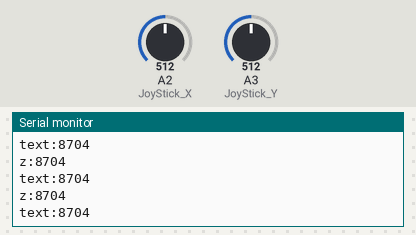
The sketch below on a simulated Arduino Uno, built with avr-gcc and run on an emulated ATmega328P. On the bench: the last lines printed to the serial monitor. Inputs (shaded band) come from the test bench; at power-on: A2 (JoyStick_X) = 512, A3 (JoyStick_Y) = 512. No radio packets arrive unless stated.

Above: at 1.3 s.
1.4 s: A2 (JoyStick_X) set to 716
At 1.9 s:
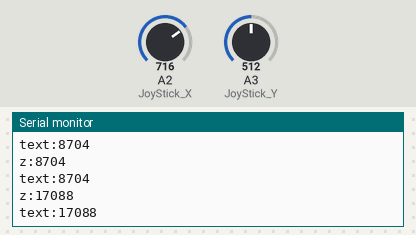
2.9 s: A3 (JoyStick_Y) set to 716
At 3.4 s:
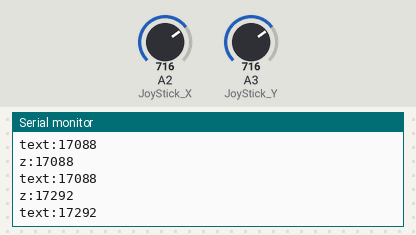
4.4 s: A2 (JoyStick_X) set to 900
At 4.9 s:
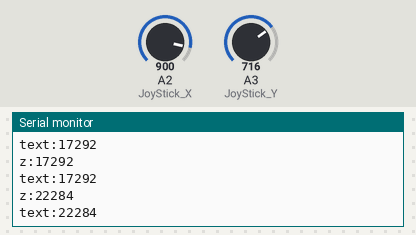
5.9 s: A3 (JoyStick_Y) set to 900
At 6.4 s:
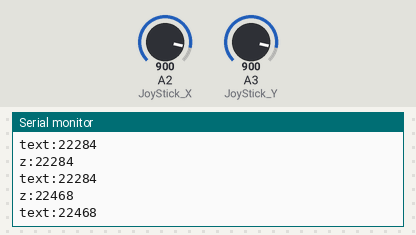
Timing chart, 0 to 8.4 s (numbered marks = the images above; inputs shaded):
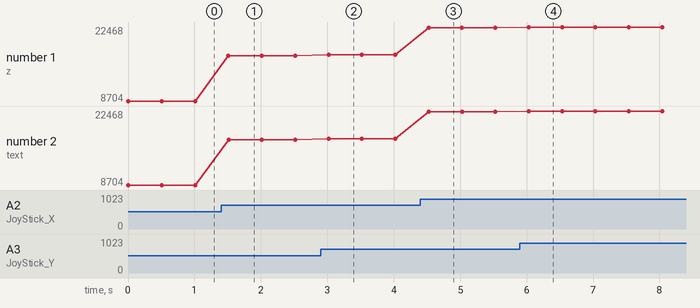

Measured:
- after the input at 1.4 s, the serial monitor: prints a new line after 0.11 s (image 1)
- after the input at 2.9 s, the serial monitor: prints a new line after 0.12 s (image 2)
- after the input at 4.4 s, the serial monitor: prints a new line after 0.13 s (image 3)
- after the input at 5.9 s, the serial monitor: prints a new line after 0.13 s (image 4)
- plotted number 1: 8704 → 17088 after the input at 1.4 s, 17088 → 17292 after the input at 2.9 s, 17292 → 22284 after the input at 4.4 s, 22284 → 22468 after the input at 5.9 s
- plotted number 2: 8704 → 17088 after the input at 1.4 s, 17088 → 17292 after the input at 2.9 s, 17292 → 22284 after the input at 4.4 s, 22284 → 22468 after the input at 5.9 s

The sketch:

sender.ino
```cpp
#include <SPI.h>
#include "nRF24L01.h"
#include "RF24.h"

#define JoyStick_X A2
#define JoyStick_Y A3

int value=0;
RF24 radio(4,5);
const byte address[6] ="00001";
void setup() {
  Serial.begin(115200);
  radio.begin();
  radio.openWritingPipe(address);
  radio.setPALevel(RF24_PA_MIN);
  radio.stopListening();
}

void loop() {
  int x,y,z;
  x=analogRead(JoyStick_X);
  y=analogRead(JoyStick_Y);
  z=x*10000+y;
  Serial.print("z:");
  Serial.println(z);
  char text[25];
  itoa(z,text,10);
  Serial.print("text:");
  Serial.println(text);
  radio.write(&text, sizeof(text));
  delay(500);
}
```
